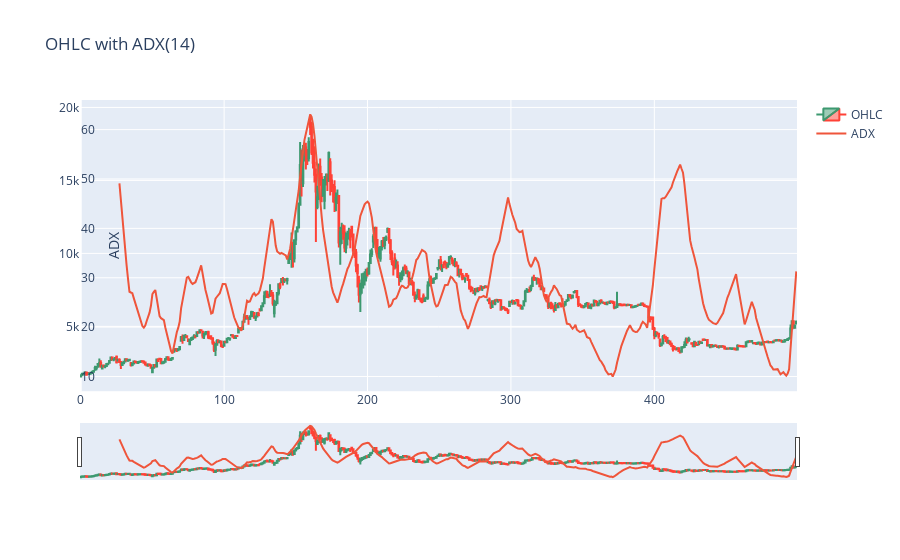

Source (notebook cell):
### Code cell
import plotly.graph_objects as go
df = data[:500]
fig = go.Figure(data=[go.Candlestick(x=df.index,
                open=df['Open'],
                high=df['High'],
                low=df['Low'],
                close=df['Close'],
                name='OHLC'),
                go.Scatter(x=df.index, y=df['ADX_14'], name='ADX', yaxis='y2')
                ])

fig.update_layout(
    title='OHLC with ADX(14)',
    yaxis=dict(
        domain=[0.2, 1]
    ),
    yaxis2=dict(
        domain=[0, 0.2],
        anchor='free',
        overlaying='y',
        side='right',
        title='ADX'
    ))

fig.show()

### Figure 1 — Plotly figure (JSON) as saved in the notebook; plotly's stock layout.template omitted (floating-point values rounded to 4 significant figures; data arrays with more than 128 entries replaced by an {"elided": "..."} marker saying what was removed)
{"data": [{"close": {"elided": "500 int values"}, "high": {"elided": "500 int values"}, "low": {"elided": "500 int values"}, "name": "OHLC", "open": {"elided": "500 int values"}, "type": "candlestick", "x": {"elided": "500 int values"}}, {"name": "ADX", "type": "scatter", "x": {"elided": "500 int values"}, "y": {"elided": "500 float values"}, "yaxis": "y2"}], "layout": {"title": {"text": "OHLC with ADX(14)"}, "yaxis": {"domain": [0.2, 1]}, "yaxis2": {"anchor": "free", "domain": [0, 0.2], "overlaying": "y", "side": "right", "title": {"text": "ADX"}}}}
